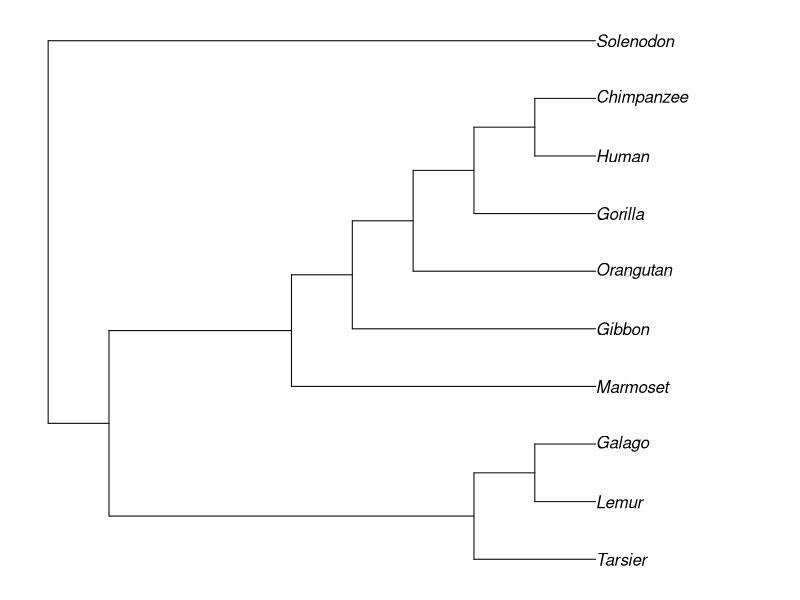
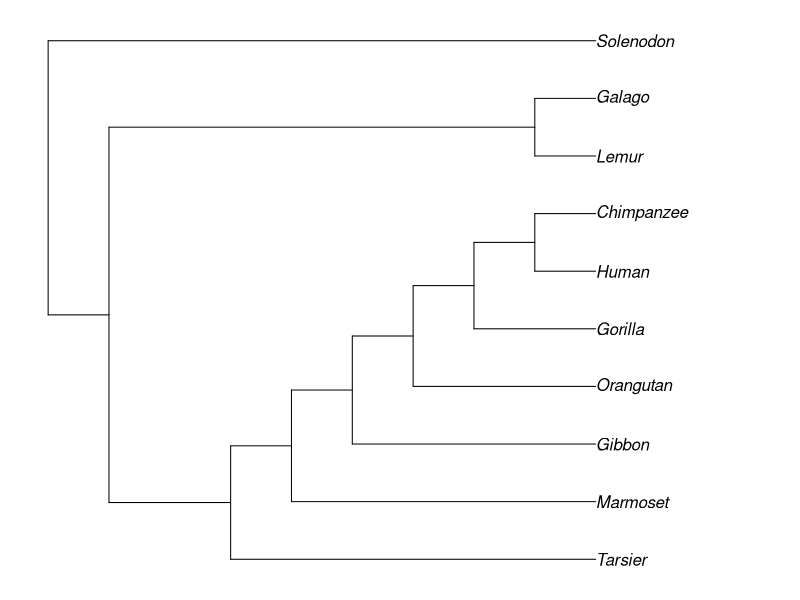

Recreate these plots in R, in order. (Note: this script raises an error after producing the figures.)
## ---- chunk 1
knitr::opts_chunk$set(echo = TRUE, fig.width=7.5, fig.height=5)
## ---- chunk 2
install.packages("phangorn", quiet = TRUE)
install.packages("phytools", quiet = TRUE)
library(phytools)
library(phangorn)

## ---- chunk 3
#read character matrix
M_characters<- as.matrix(read.csv("Morphological_Data.csv", row.names = 1))
## ---- chunk 4
M_characters
## ---- chunk 5
M_phydata <- phyDat(M_characters,type = "USER", levels = 0:1)
## ---- chunk 6
morpho_trees <- bab(M_phydata)
## ---- chunk 7
morpho_trees <- root(morpho_trees, "Solenodon", resolve.root = TRUE)
## ---- chunk 8
par(mai = c(0.2,0.2,0.2,0.2))

plot(morpho_trees)
## ---- chunk 9
howmanytrees(9)
## ---- chunk 10
paste("Tree 1 parsimony score:", parsimony(morpho_trees[[1]],M_phydata))
paste("Tree 2 parsimony score:", parsimony(morpho_trees[[2]],M_phydata))

## ---- chunk 11
Hemoglobin <- read.phyDat(file = "Epsilon_Cooked.fasta", format = "fasta")
## ---- chunk 12
#set up the plot space
par(mai = c(1, 1, 0.5, 0.1), cex.lab = 0.1)
#plot out our alignment
image(Hemoglobin)
mtext(text="site", side=1, line=2)
## ---- chunk 13
paste("Number of sites:", length(attr(Hemoglobin,"index")))
paste("Number of variable sites:", length(Hemoglobin[[1]]))
## ---- chunk 14
Hemoglobin_tree <- bab(Hemoglobin)

Hemoglobin_tree <- root(Hemoglobin_tree, "Goat", resolve.root = TRUE)

par(mai = c(0.2,0.2,0.2,0.2))
plot(Hemoglobin_tree)
## ---- chunk 15
matrix(c("a","c","g","t")[sapply(1:10, function(x) Hemoglobin[[x]][160])],
       dimnames = list(names(Hemoglobin),"character 160"),
       nrow = 10, ncol = 1, byrow = FALSE
       )
## ---- chunk 16
Hemoglobin_tree_branchlengths <- acctran(Hemoglobin_tree, Hemoglobin)
par(mai = c(0.2,0.2,0.1,0.2))
plot(Hemoglobin_tree_branchlengths,
           use.edge.length = FALSE)
edgelabels(round(Hemoglobin_tree_branchlengths[[1]]$edge.length,0),
           adj = c(0.5, 0.5),
           frame = "rect",
           col = "white", bg = "#333333")
## ---- chunk 17
Hemoglobin_tree_branchlengths <- acctran(Hemoglobin_tree, Hemoglobin)
par(mai = c(0.2,0.2,0.1,0.2))
plot(Hemoglobin_tree_branchlengths,
           use.edge.length = TRUE)
